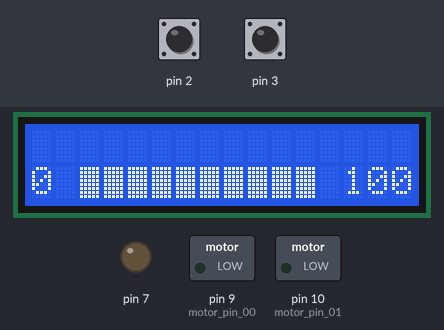
The sketch below on a simulated Arduino Mega 2560, built with avr-gcc and run on an emulated ATmega2560. Parts: 16×2 character LCD, switched loads named in the sketch (green lamp = pin HIGH), output pins drawn as LEDs (lit = HIGH). Inputs (shaded band) come from the test bench; at power-on: pin 2 HIGH, pin 3 HIGH. What the sketch prints to the serial monitor is not drawn.

Above: at 1.2 s.
1.3 s: pin 2 pulled LOW for 0.15 s
At 5.4 s:
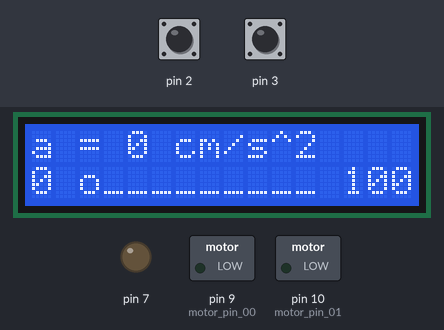
At 6.8 s:
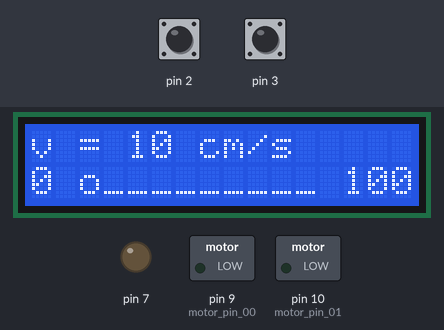
Timing chart, 0 to 8.3 s (numbered marks = the images above; inputs shaded):
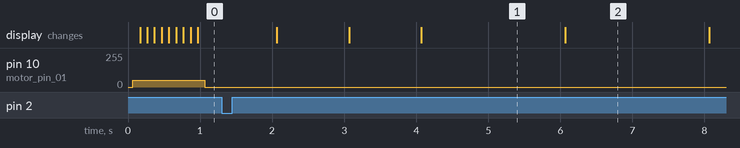

The sketch:

sketch_mar16a.ino
```cpp
#include <TimerOne.h>

#include <LiquidCrystal.h>
LiquidCrystal lcd(27, 26, 25, 24, 23, 22);

#define motor_pin_00 9
#define motor_pin_01 10

volatile int enable = -1;
volatile boolean first = false, t = false;
boolean sketch = true;

long current_time, complete_rotation_period, kdelay;  //ms
int mechanism_position = 0, current_mechanism_position = 0, delta_position = 0; //cm
int rack_length; //mm
int motor_speed, linear_velocity, acceleration;


const int period = 60; //ms
const byte buttons[2] = {5, 6};

void setup() {
  digitalWrite(motor_pin_00, 0);
  digitalWrite(motor_pin_01, 0);
  pinMode(motor_pin_00, OUTPUT);
  pinMode(motor_pin_01, OUTPUT);

  pinMode(7, OUTPUT);
  pinMode(2, INPUT_PULLUP);
  pinMode(3, INPUT_PULLUP);
  pinMode(5, INPUT_PULLUP);
  pinMode(6, INPUT_PULLUP);

  attachInterrupt(digitalPinToInterrupt(2), mode1, RISING);
  attachInterrupt(digitalPinToInterrupt(3), mode2, RISING);

  lcd.begin(16, 2);
  lcd.setCursor(0, 1);
  lcd.print("0 _________o 100");

  motor_speed = 50;
  rack_length = 100;
  complete_rotation_period = 1000;
  Serial.begin(9600);
  Timer1.initialize(2000000);         // initialize timer1, and set a 1/2 second period
  Timer1.attachInterrupt(callback);  // attaches callback() as a timer overflow interrupt
}

void callback()
{
  t = not t;
  if (t == true)
  {
    linear_velocity = rack_length*100/complete_rotation_period;
    lcd.setCursor(0, 0);
    lcd.print("v = ");
    lcd.setCursor(4, 0);
    lcd.print(linear_velocity);
  //  lcd.setCursor(6, 0);
    lcd.print(" cm/s ");
  }
  else
  {
    acceleration = 0;
    lcd.setCursor(0, 0);
    lcd.print("a = ");
    lcd.setCursor(4, 0);
    lcd.print(acceleration);
    lcd.setCursor(5, 0);
    lcd.print(" cm/s^2");

  }
}


void loop() {

  switch (enable)
  {
    case -1:
      if (sketch == true)
      {
        test_motor(0);
        test_motor(1);
        sketch = false;
      }
      break;

    case 0:
      draw_position();
      stop_motor();
      if (delta_position > 0)
        set_target(delta_position, 0);
      else
        set_target(-delta_position, 1);
      enable = -1;
      current_mechanism_position = mechanism_position;
      delta_position = 0;
      break;

    case 1:
      draw_position();
      get_key();
      break;

    default: break;
  }
}
```

display.ino
```cpp
void display_pinion(int pinion)
{
  lcd.setCursor(0, 1);
  lcd.print("0 __________ 100");
  lcd.setCursor(11 - pinion, 1);
  lcd.print("o");
}

void draw_position()
{
  if (first == true)
  {
    if (10 == mechanism_position)
      mechanism_position--;
    display_pinion(mechanism_position);
    first = false;
  }
  stop_motor();
}

void real_time_position(int rack_position)
{
  if (rack_position >= 0)
  {
    for (int i = 0; i < 10; i++)
    {
      lcd.setCursor(i + 2, 1);
      if (i <= rack_position)
      {
        lcd.print((char)0xFF);
      }
      else
      {
        lcd.print("_");
      }
    }
  }
}
```

interrupts.ino
```cpp
void mode1()
{
  enable = 0;
  first = true;
}

void mode2()
{
  enable = 1;
  first = true;
}
```

motor.ino
```cpp
void start_motor (int m1, int m2, int forward, int speed)
{
  if (speed == 0) // oprire
  {
    digitalWrite(m1, 0);
    digitalWrite(m2, 0);
  }
  else
  {
    if (forward)
    {
      digitalWrite(m2, 0);
      analogWrite (m1, speed); // folosire PWM
    }
    else
    {
      digitalWrite(m1, 0);
      analogWrite(m2, speed);
    }
  }
}

void stop_motor()
{
  start_motor (motor_pin_00, motor_pin_01, 0, 0);
}

void set_target(int position, int direction)
{
  long delta_time = complete_rotation_period * position / 10;
  Serial.println(delta_time);
  current_time = millis();
  while (millis() - current_time < delta_time && 0 == enable)
  {
    start_motor(motor_pin_00, motor_pin_01, direction, motor_speed);
    if (0 == direction)
      mechanism_position = (millis() - current_time) / rack_length;
    else
      mechanism_position = 9 - (millis() - current_time) / rack_length;
    real_time_position(mechanism_position + current_mechanism_position);
  }
  stop_motor();
  delay(1000);
}

void test_motor(int direction)
{
  if (0 == direction)
  {
    current_time = millis();
    while (millis() - current_time < complete_rotation_period && 0 != enable && 1 != enable)
    {
      start_motor(motor_pin_00, motor_pin_01, direction, motor_speed);
      mechanism_position = (millis() - current_time) / rack_length;
      real_time_position(mechanism_position);
    }
    stop_motor();
    delay(1000);
  }
  else
  {
    current_time = millis();
    while (millis() - current_time < complete_rotation_period && 0 != enable && 1 != enable)
    {
      start_motor(motor_pin_00, motor_pin_01, direction, motor_speed);
      mechanism_position = 9 - (millis() - current_time) / rack_length;
      real_time_position(mechanism_position);
    }
    stop_motor();
    delay(1000);
  }
}
```

keypad.ino
```cpp
int h = 0, v = 0;

byte keypad()
{
  static bool no_press_flag = 0;
  for (byte x = 0; x < 2; x++)
  {
    if (digitalRead(buttons[x]) == HIGH);
    else
      break;
    if (x == 1)
    {
      no_press_flag = 1;
      h = 0;
      v = 0;
    }
  }
  if (no_press_flag == 1)
  {
    digitalWrite(7, LOW);
    for (h = 0; h < 2; h++)
    {
      if (digitalRead(buttons[h]) == HIGH)
        continue;
      else
      {
        digitalWrite(7, HIGH);
        if (digitalRead(buttons[h]) == HIGH)
        {
          no_press_flag = 0;
          digitalWrite(7, LOW);
          return h;
        }

      }
    }
  }
  return 4;
}

void get_key()
{
  if (millis() - kdelay > period)
  {
    kdelay = millis();
    switch (keypad())
    {
      case 0:
        if (mechanism_position < 9)
        {
          mechanism_position++;
          delta_position++;
        }
        display_pinion(mechanism_position);
        break;
      case 1:
        if (mechanism_position > 0)
        {
          mechanism_position--;
          delta_position--;
        }
        display_pinion(mechanism_position);
        break;
      default: break;
    }
  }
}
```

Measured:
- after the input at 1.3 s, pin 9 (motor_pin_00): stays LOW (without the input it goes to HIGH after 0.77 s)
- what the display in image 1 shows lasts 2.0 s, from 4.1 s to 6.1 s
